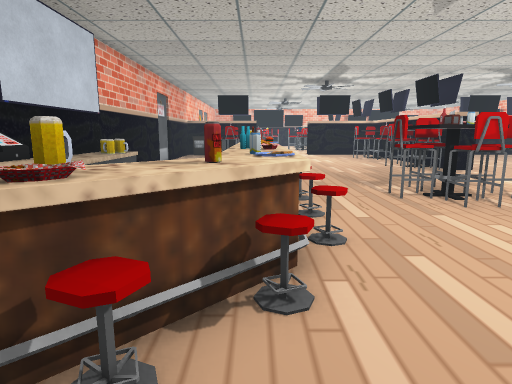
view 1 (above)

24 first-person views from a walk through a Unity game level. The camera is 1.5 m above the floor, tilts 10° down and sees 75° across. Doors are open. The floor is counted in squares, 1 m on a side. Each view is taken from the middle of a square. On the plan, view 1 faces up. The plan holds only what a view shows up to about 15 squares ahead; the rest is blank. The place goes on beyond the plan.

view 2
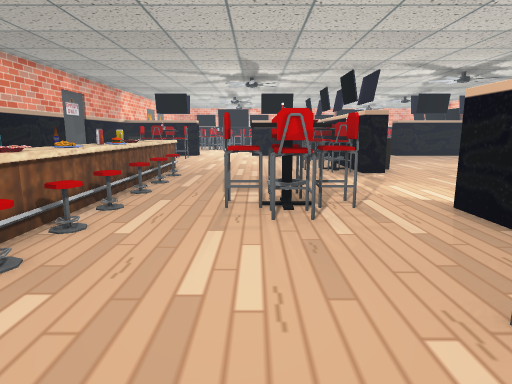

view 3
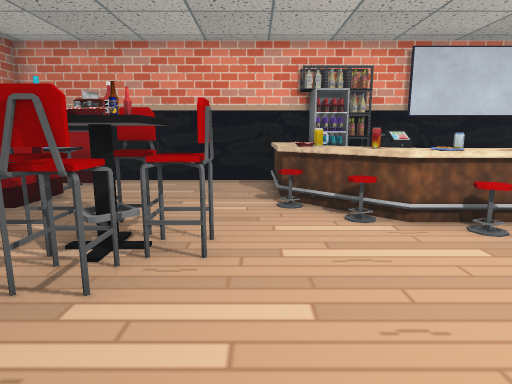

view 4
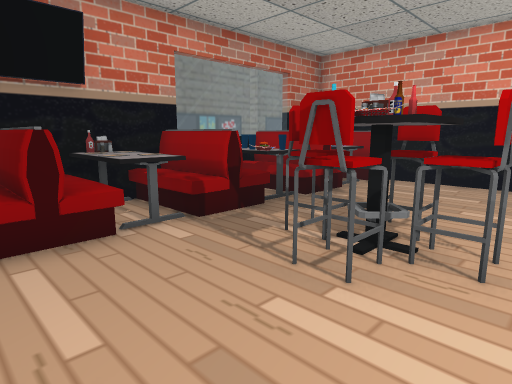

view 5
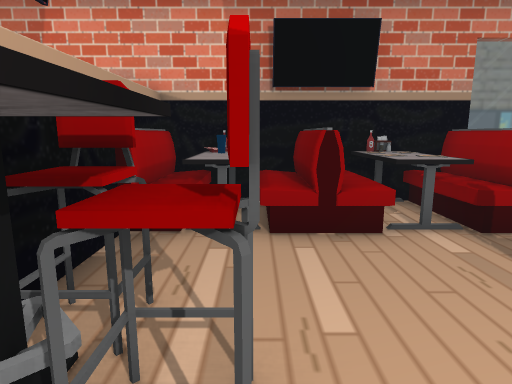

view 6
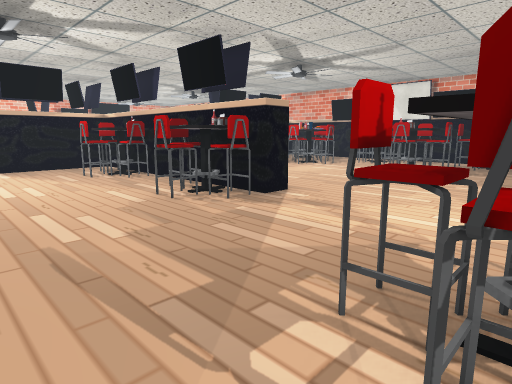

view 7
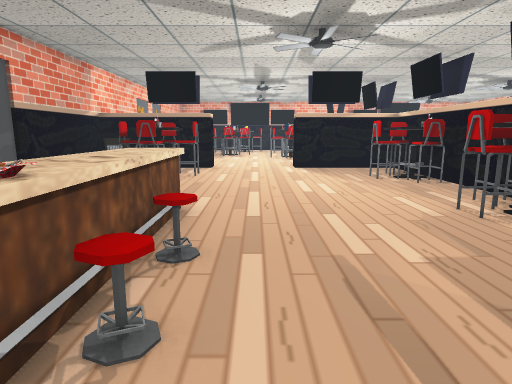

view 8
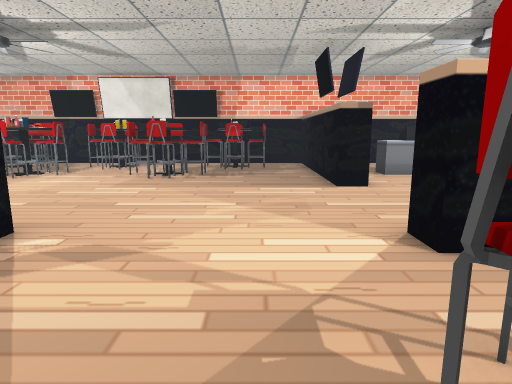

view 9
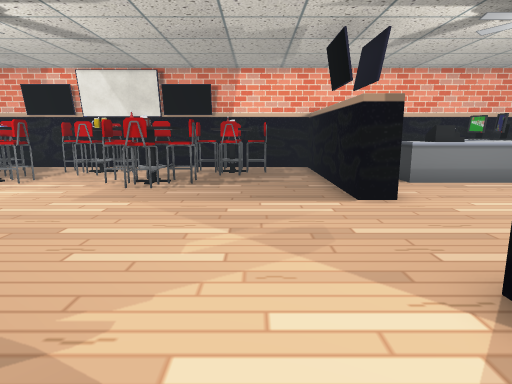

view 10
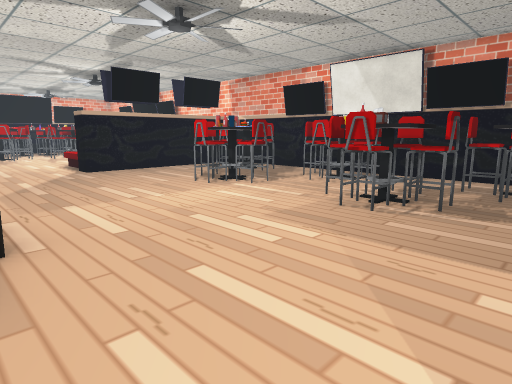

view 11
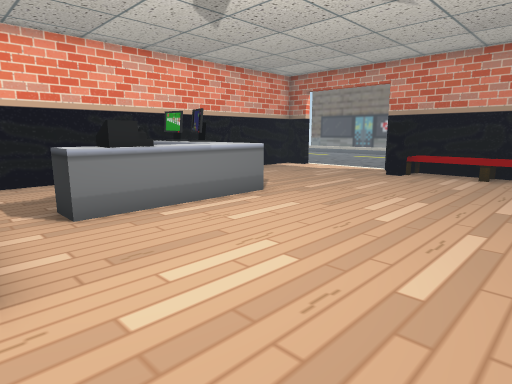

view 12
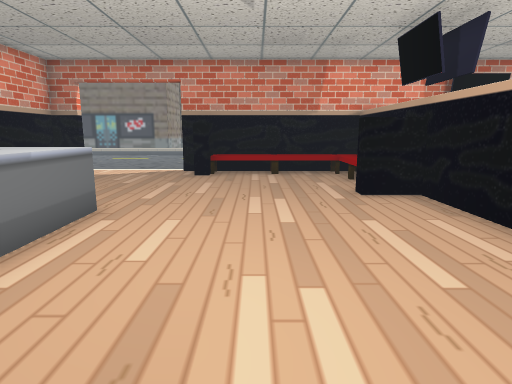

view 13
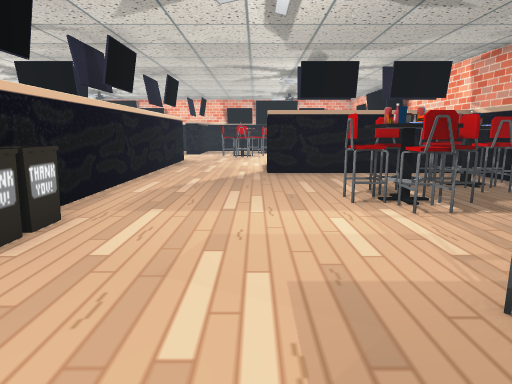

view 14
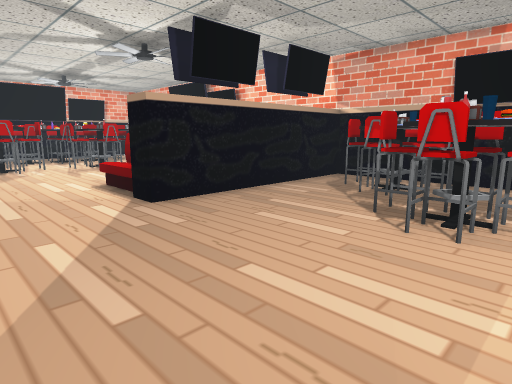

view 15
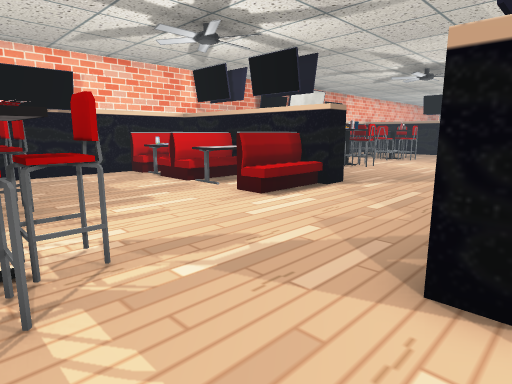

view 16
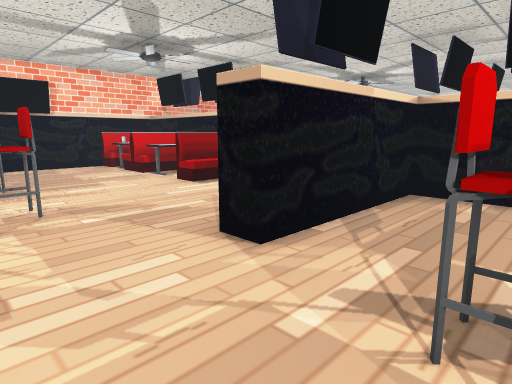

view 17
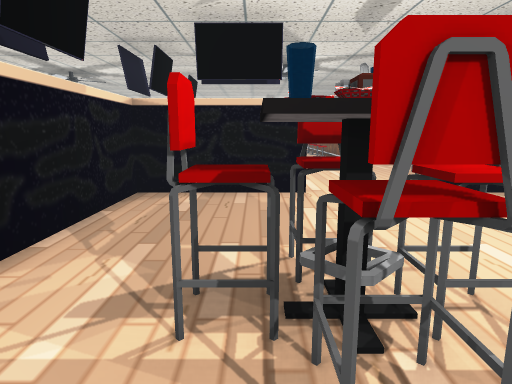

view 18
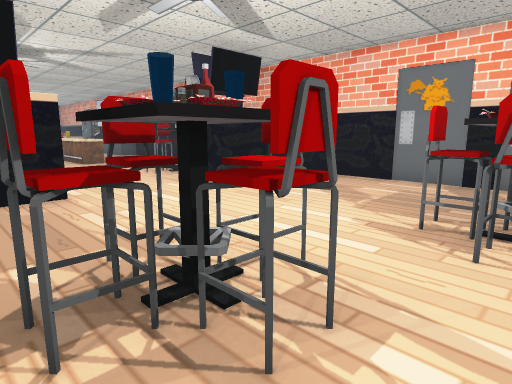

view 19
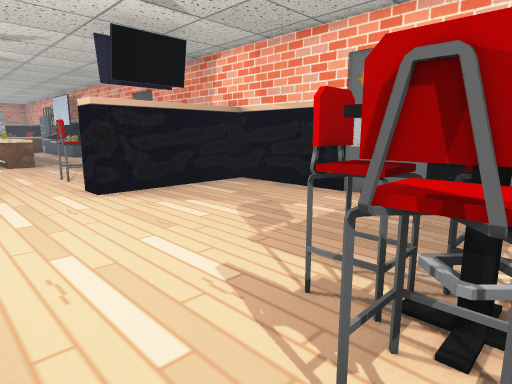

view 20
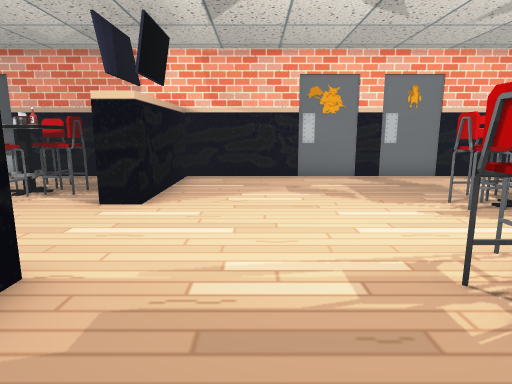

view 21
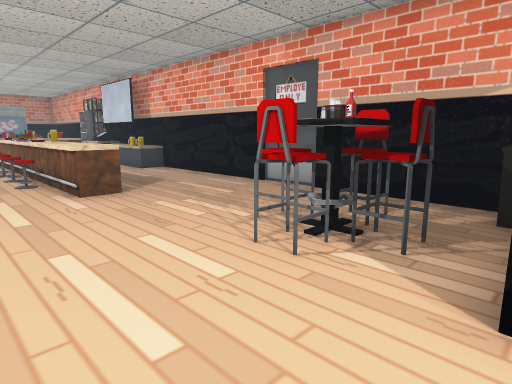

view 22
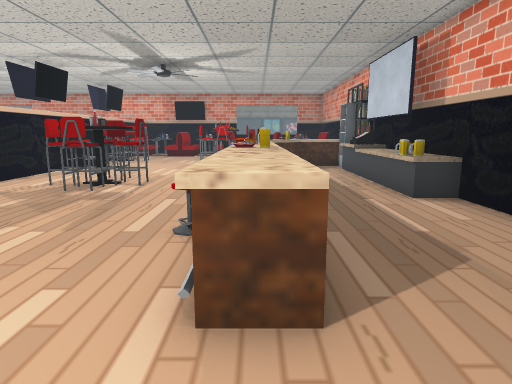

view 23
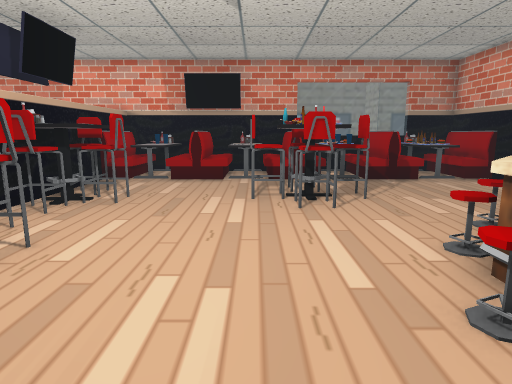

view 24
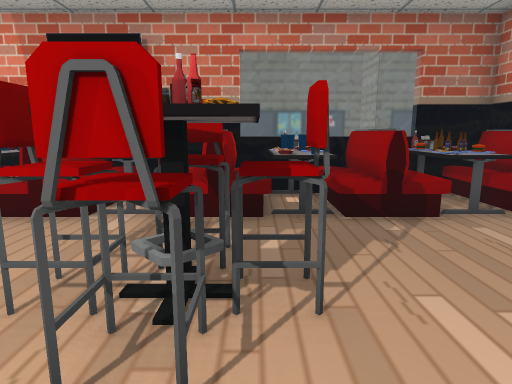

### Floor plan
Key: @ floor where view 1 was taken; # wall or solid block; . floor; D open door; = window, fence, low wall or low ledge; ^ raised ledge; O other object.
Columns run from 5 left of view 1 to 21 right of it. Each row starts with its distance up from view 1.
 33 #...# O#........###.##
 32 #...#OO..........#..O##
 31 #.......#  ...............#
 30 #.......# O..##...........#
 29 #............# ...........#
 28 #............# ...........#
 27 #............# ....^#OO#O##
 26 #............##....^#OO# ##
 25 #............##....^# O#  #
 24 ######...######....########
 23 ##...........##...........#
 22 #..OO.......###.........^.#
 21 #..OO......####........# O#
 20 #..##......####......##O O#
 19 #...........###.....#######
 18 #............##.....# O##
 17 #............##.........#
 16 #...........###........##
 15 #....^.....####.......###
 14 #....^......###.....#OO#
 13 #....^O.............#OO#
 12 #....^...............####
 11 #....OO................####
 10 #O.. ^O.................#O#
  9 #O.. ^O..O#...............#
  8 #^.. ^O..O#^.##....########
  7 #^.  ^...O#..# ....#      #
  6 #^.  OO......#  ..........#
  5 #^.  ^O......# ......^^...#
  4 ##. ^^O.....## ......^#   #
  3 #O.=^O.....### ......^^   #
  2 #^^^O.......###......^^   #
  1 #...O.......###......^^==##
  0 #....@O#...####........   #
 -1 #.....###..#####........  #
 -2 #.....OO....## O........  #
 -3 #............#  ......... #
 -4 #^O^^ O#OO#OO# O..........#
 -5 #^O^^ O#O##OO# O....#.... #
 -6 #^O # ^####  ##OOOOO#.... #
 -7   #  ###  ##     ####DDDDD

Where each view was taken, in squares from view 1:
view 1: 0 up, 0 right, facing up
view 2: 1 up, 4 right, facing up
view 3: 1 up, 6 right, facing left
view 4: 1 up, 6 right, facing down-left
view 5: 1 up, 6 right, facing down
view 6: 8 up, 2 right, facing up-right
view 7: 9 up, 2 right, facing up
view 8: 10 up, 4 right, facing right
view 9: 10 up, 6 right, facing right
view 10: 10 up, 9 right, facing up-right
view 11: 7 up, 10 right, facing down-right
view 12: 7 up, 13 right, facing down
view 13: 11 up, 13 right, facing up
view 14: 17 up, 10 right, facing up-right
view 15: 33 up, 8 right, facing down-right
view 16: 33 up, 5 right, facing down-right
view 17: 33 up, 5 right, facing down
view 18: 33 up, 6 right, facing down-left
view 19: 33 up, 3 right, facing down-left
view 20: 27 up, 7 right, facing left
view 21: 24 up, 3 right, facing down-left
view 22: 18 up, 0 right, facing down
view 23: 7 up, 3 right, facing down
view 24: 2 up, 1 right, facing down
